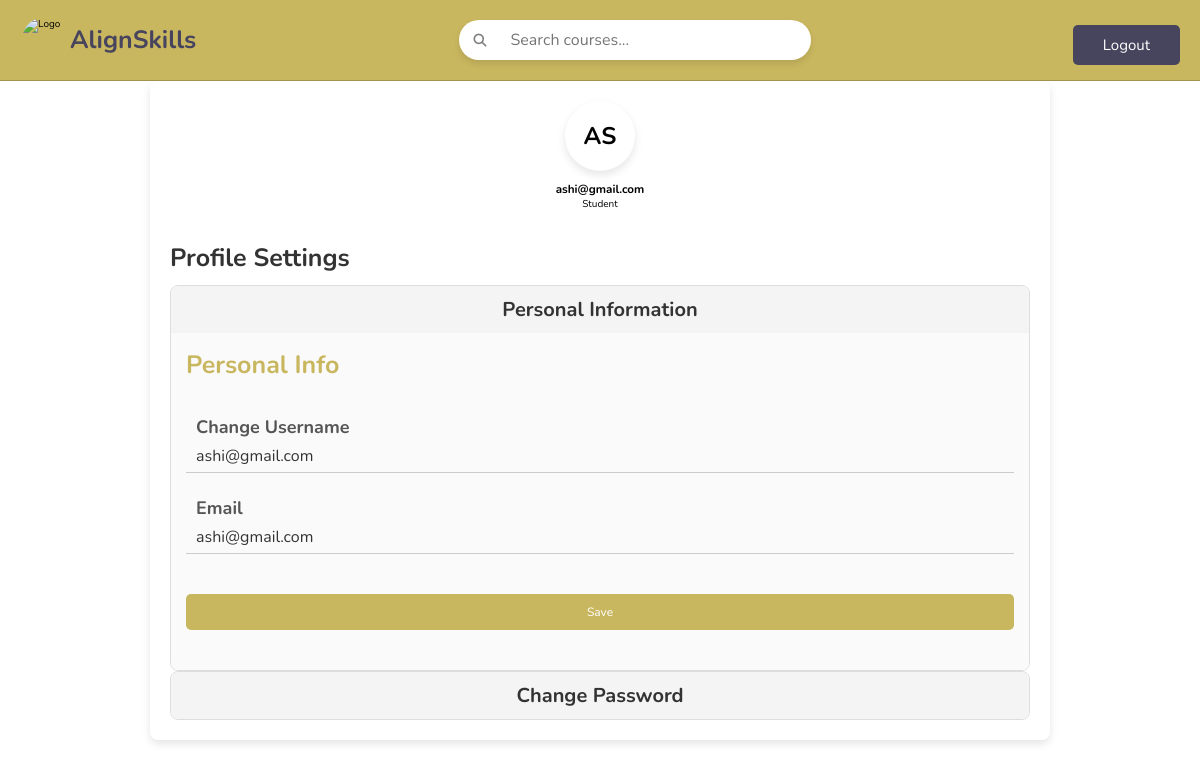
The page /profile/ (signed in) on the database its author committed.
### alignskills/models.py (models this page shows, shortened)
class CustomUser(AbstractUser):
    email_verified = models.BooleanField(default=False)
    student_number = models.CharField(max_length=20, unique=True, null=True, blank=True)

### alignskills/views.py (the view)
# urls.py: path('profile/', view.edit_profile, name='edit_profile'),
def profile(request):
    return render(request, 'profile.html')

### alignskills/context_processors.py (called while the page is built)
def user_stats(request):
    return {
        'active_students': UserStats.objects.filter(is_active=True).count(),
        'graduate_students': UserStats.objects.filter(is_graduate=True).count(),
        'certified_students': UserStats.objects.filter(is_certified=True).count(),
    }

### templates/profile.html (shortened to what this page needs)
{% load static %}
<!DOCTYPE html>
<html lang="en">
<head>
    <link rel="stylesheet" href="https://cdnjs.cloudflare.com/ajax/libs/font-awesome/6.1.2/css/all.min.css">
    <link rel="stylesheet" href="{% static 'css/student-panel-style.css' %}">
    <link rel="stylesheet" href="{% static 'css/edit-profile.css' %}">
</head>
<body>
    <header class="header">
        <section class="flex">
            <div class="logo-container">
                <img src="{% static 'images/logo website.png' %}" alt="Logo" class="logo">
                <span class="logoname">AlignSkills</span>
            </div>
            <form id="searchForm" action="{% url 'search_courses' %}" method="GET">
                <div class="search-box" id="search_box">
                    <i class="fas fa-search"></i>
                    <input type="text" id="courseSearch" name="q" placeholder="Search courses..." autocomplete="off">
                </div>
            </form>
            <div class="icon">
                <a href="{% url 'logout' %}" class="inline-btn">Logout</a>
            </div>
        </section>
    </header>
    <div class="main-content">
        <div class="profile">
            <div class="text-avatar">
                {{ user.username|slice:":2"|upper }}
            </div>
            <h3>{{ user.username|default:"Guest" }}</h3>
            <span>Student</span>
        </div>
        <h1>Profile Settings</h1>
        <div class="tabs">
            <div class="tab-container">
                <label for="basic-info-tab" class="tab">Personal Information</label>
                <div class="tab-content">
                    <h3>Personal Info</h3>
                    <form id="profile-form" method="POST" action="{% url 'edit_profile_api' %}" class="form-group">
                        <label for="username">Change Username</label>
                        <input type="text" name="username" value="{{ user.username }}" required class="form-control">
                        <div class="form-group">
                            <label for="email">Email</label>
                            <input type="email" name="email" id="email" value="{{ user.email }}" class="form-control">
                        </div>
                        <button type="submit" class="btn">Save</button>
                    </form>
                </div>
            </div>
    </div>
    <div class="tab-container">
        <label for="change-password-tab" class="tab">Change Password</label>
    </div>
</div>
</body>
</html>

### static/css/student-panel-style.css (style rules this page uses)
:root { --main-color: #47445e; --green: #c9b75f; --back-color: #ffff; --red: #e74c3c; --orange: #f39c12; --light-color: #888; --light-bg: #eee; --black: #2c3e50; --white: #fff; --border: .1rem solid rgba(0, 0, 0, .2); --hover: #dfcc60; }
* { font-family: 'Nunito', sans-serif; margin: 0; padding: 0; box-sizing: border-box; outline: none; text-decoration: none; border: none; }
html { overflow-x: hidden; font-size: 62.5%; }
body { background-color: var(--back-color); padding-left: 20rem; }
section { padding: 2rem; max-width: 1200px; margin: 0 auto; }
.btn, .option-btn, .delete-btn, .inline-btn, .inline-option-btn, .inline-delete-btn { border-radius: .5rem; padding: 1rem 3rem; font-size: 1.5rem; color: #fff; margin-top: 1rem; text-transform: capitalize; cursor: pointer; text-align: center; }
.btn, .option-btn, .delete-btn { display: block; width: 100%; }
.inline-btn, .inline-option-btn, .inline-delete-btn { display: inline-block; }
.btn, .inline-btn { background-color: var(--main-color); }
.header { background-color: #c9b75f; border-bottom: var(--border); position: relative; top: 0; left: 0; right: 0; z-index: 1000; }
.header .flex { padding: 1.5rem 2rem; position: relative; align-items: center; display: flex; justify-content: space-between; }
.logo-container { display: flex; align-items: center; }
.logo { width: 50px; height: 50px; border-radius: 50%; border: 2px solid hsl(50, 50%, 58%); object-fit: cover; }
.logoname { font-size: 2.5rem; font-weight: bolder; color: var(--main-color); border-radius: 50%; object-fit: cover; }
.header .flex .icon { display: flex; gap: 1rem; }
.search-box { display: flex; align-items: center; background: white; border-radius: 25px; padding: 10px; padding-left: 15px; box-shadow: 0 4px 6px rgba(0, 0, 0, 0.1); }
.search-box input { border: none; outline: none; padding: 10px; font-size: 16px; width: 300px; height: 0; }
.search-box i { font-size: 13px; color: gray; margin-right: 14px; }
.profile { display: flex; flex-direction: column; align-items: center; justify-content: center; }
.text-avatar { width: 70px; height: 70px; background-color: white; color: black; font-weight: bold; font-size: 24px; border-radius: 50%; display: flex; align-items: center; justify-content: center; text-transform: uppercase; margin-bottom: 10px; box-shadow: 0 4px 8px rgba(0, 0, 0, 0.1); }
.flex { display: flex; align-items: center; justify-content: space-between; gap: 25rem; }
@media (max-width:1200px) { body { padding-left: 0; } }

### static/css/edit-profile.css (style rules this page uses)
.profile { display: flex; flex-direction: column; align-items: center; margin-bottom: 3rem; text-align: center; }
.main-content { max-width: 900px; margin: 0 auto; padding: 2rem; background-color: white; border-radius: 8px; box-shadow: 0 4px 8px rgba(0, 0, 0, 0.1); }
h1 { font-size: 2.5rem; font-weight: bold; margin-bottom: 1rem; color: #333; }
.tabs { display: flex; flex-direction: column; gap: 1rem; }
.tab-container { border: 1px solid #ddd; border-radius: 8px; overflow: hidden; }
.tab-container label { display: block; background-color: #f4f4f4; cursor: pointer; padding: 1rem; font-size: 2rem; text-align: center; color: #333; font-weight: bold; transition: background-color 0.3s ease; }
.tab-content { display: none; padding: 1.5rem; background-color: #fafafa; }
.tab-container input[type="radio"]:checked + label + .tab-content { display: block; }
.tab-content h3 { font-size: 2.5rem; margin-bottom: 1.5rem; color: #c9b75f; }
.form-group { display: flex; flex-direction: column; gap: 0.5rem; margin-bottom: 2.5rem; position: relative; }
.form-group label { font-size: 1.8rem; font-weight: bold; color: #555; text-align: left; height: 2.8rem; background-color: transparent; padding-top: 18px; }
.form-control { padding: 1rem; padding-bottom: 5px; padding-top: 15px; width: 100%; border: none; border-bottom: 1.7px solid #ccc; background: transparent; outline: none; font-size: 1.6rem; color: #333; transition: border-color 0.3s ease; }
form .btn { width: 100%; padding: 1rem; font-size: 1.2rem; background-color: #c9b75f; color: white; border: none; border-radius: 5px; cursor: pointer; transition: background-color 0.3s ease; }

### rows shown on the page
CustomUser: username "AS", username "ashi@gmail.com", email "ashi@gmail.com"
